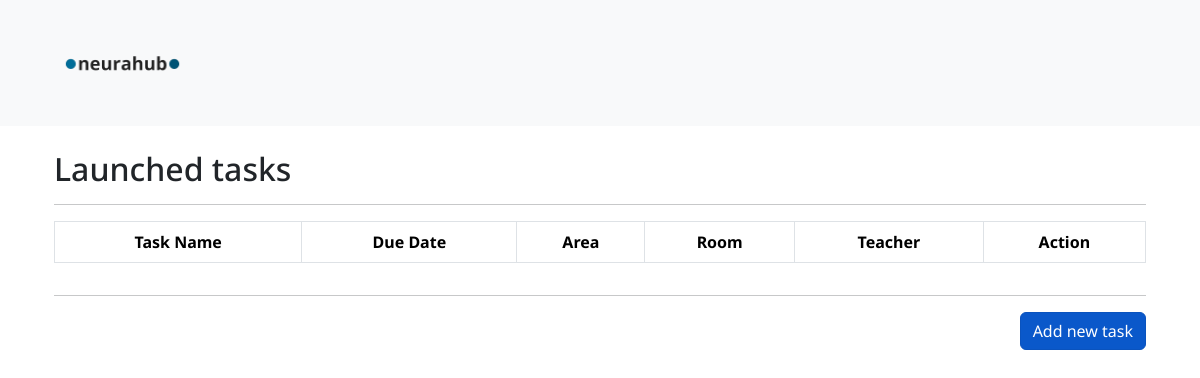
Before: /teacher-panel (signed in) with the older database file.
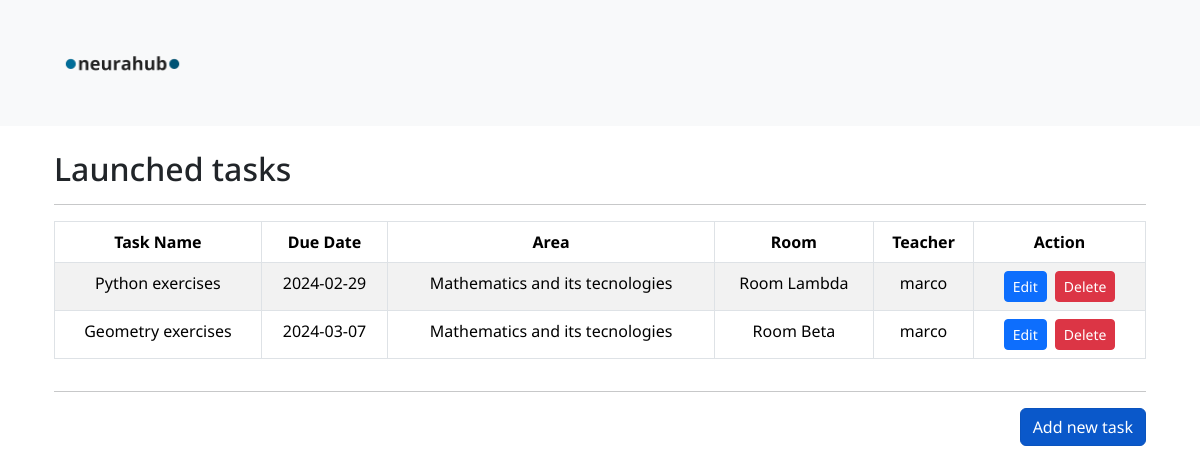
After: the same page with the newer database file.
### tables this page shows
CREATE TABLE "tasks" (
    id INTEGER PRIMARY KEY,
    task_name TEXT NOT NULL,
    due_date DATE NOT NULL,
    area_id INTEGER NOT NULL,
    room_id INTEGER NOT NULL, teacher_username TEXT,
    FOREIGN KEY (area_id) REFERENCES areas (id),
    FOREIGN KEY (room_id) REFERENCES rooms (id)
);

CREATE TABLE teacher_areas (
        id INTEGER PRIMARY KEY,
        area_name TEXT NOT NULL
    );

CREATE TABLE rooms (
        id INTEGER PRIMARY KEY,
        room_name TEXT NOT NULL
    );

### src/routes/routes.py (the view)
@blueprint.route('/teacher-panel', methods=['GET', 'POST'])
def return_teacher_panel():
    return teacher_panel_page()

### src/controllers/controllers_methods.py (called while the page is built)
def get_registered_teacher_area(username):
    conn = sqlite3.connect('databases/neurahub-data.db')
    cursor = conn.cursor()
    cursor.execute("SELECT area_id FROM teachers WHERE name = ?", (username,))
    area_id = cursor.fetchone()[0]
    cursor.execute("SELECT area_name FROM teacher_areas WHERE id = ?", (area_id,))
    area_name = cursor.fetchone()[0]
    conn.close()
    return area_name

def check_if_teacher_logged_in():
    if session.get('logged_in_teacher'):
        return True

### templates/teacher_panel.html (shortened to what this page needs)
<!DOCTYPE html>
<html lang="en">
	<head>
		<link rel= "stylesheet" type= "text/css" href= "{{ url_for('static',filename='style/style.css') }}">
		<link href="https://cdn.jsdelivr.net/npm/bootstrap@5.3.2/dist/css/bootstrap.min.css" rel="stylesheet">
		<link rel="stylesheet" href="https://cdnjs.cloudflare.com/ajax/libs/font-awesome/6.5.1/css/all.min.css">
	</head>
	<body>
		<nav class="navbar navbar-expand-lg bg-body-tertiary">
			<div class="container-fluid">
				<a class="navbar-brand" href="#">
					<img src="{{ url_for('static', filename='img/neurahub_logo_no_bg.png') }}" alt="Logo" height="100" class="d-inline-block align-items-center mx-auto px-5">
				</a>
			</div>
		</nav>
		<div class="container mx-auto p-4">
			<h2>Launched tasks</h2>
			<hr>
			<div class="table-responsive">
				<table class="table table-bordered table-striped table-hover text-center align-items-center">
					<thead>
						<tr>
							<th scope="col">Task Name</th>
							<th scope="col">Due Date</th>
							<th scope="col">Area</th>
							<th scope="col">Room</th>
							<th scope="col">Teacher</th>
							<th scope="col">Action</th>
						</tr>
					</thead>
					<tbody>
						{% for task in created_tasks %}
						<tr>
							<td>{{ task['task_name'] }}</td>
							<td>{{ task['due_date'] }}</td>
							<td>{{ task['area_name'] }}</td>
							<td>{{ task['room_name'] }}</td>
							<td>{{ task['teacher_name'] }}</td>
							<td>
								<div class="d-flex justify-content-center">
									<div class="px-1">
										<a href="{{ url_for('main.return_processed_id', task_id=task['task_id']) }}" class="btn btn-primary btn-sm">Edit</a>
									</div>
									<div class="px-1">
										<a href="#" class="btn btn-danger btn-sm">Delete</a>
									</div>
								</div>
							</td>
						</tr>
						{% endfor %}
					</tbody>
				</table>
			</div>
			<hr>
			<div class="d-flex justify-content-end">
				<a class="btn btn-primary  active" role="button" aria-pressed="true" href="/create-task">Add new task</a>
			</div>
		</div>
	</body>
</html>

### static/style/style.css (style rules this page uses)
* { margin: 0; padding: 0; font-family: 'Noto Sans', sans-serif; }

Changed rows visible on the page:
added tasks: task_name "Python exercises", due_date "2024-02-29"
now on this page (row unchanged): teacher_areas: area_name "Mathematics and its tecnologies" "Mathematics and its tecnologies"
now on this page (row unchanged): rooms: room_name "Room Lambda"
added tasks: task_name "Geometry exercises", due_date "2024-03-07"
now on this page (row unchanged): rooms: room_name "Room Beta"
Other visible differences:
new list line: "marco Edit Delete"
